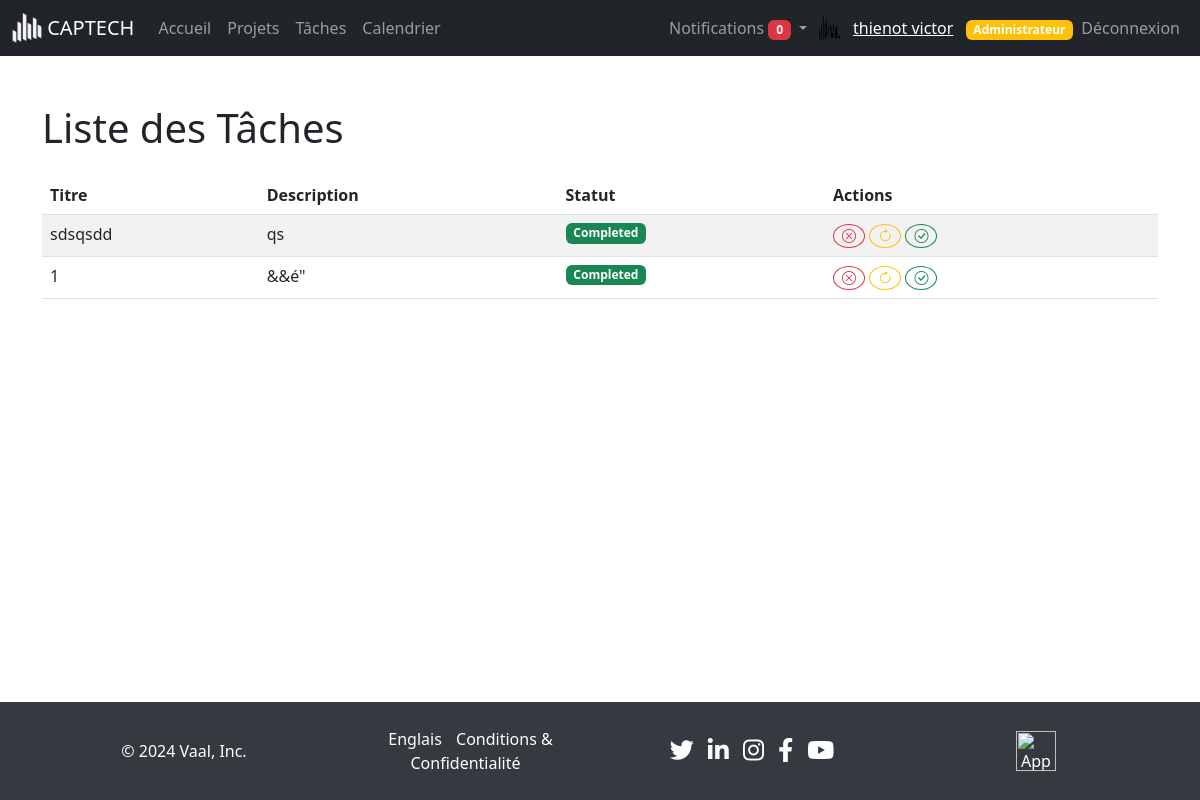
/views/tasks/view.php (signed in), run on the app's committed database.
### tables this page shows
CREATE TABLE `users` (
  `id` int(11) NOT NULL,
  `profile` varchar(255) NOT NULL,
  `nom` varchar(50) NOT NULL,
  `prenom` varchar(255) NOT NULL,
  `email` varchar(100) NOT NULL,
  `password` varchar(255) NOT NULL,
  `role` enum('member','manager','admin') DEFAULT 'member',
  `activation` enum('oui','non') NOT NULL DEFAULT 'non'
);

CREATE TABLE `tasks` (
  `id` int(11) NOT NULL,
  `title` varchar(100) NOT NULL,
  `description` text DEFAULT NULL,
  `status` enum('pending','in_progress','completed') NOT NULL DEFAULT 'pending',
  `start_date` date DEFAULT NULL,
  `end_date` date DEFAULT NULL,
  `project_id` int(11) DEFAULT NULL,
  `assignee_id` int(11) DEFAULT NULL
);

### views/tasks/view.php (the view, shortened to what this page needs)
<?php
include '../../includes/connect.php';
include '../../includes/navbar.php';
$user_id = $_SESSION['user_id'];
$user_role = isset($_SESSION['user_role']) ? $_SESSION['user_role'] : '';
try {
    if ($user_role === 'admin') {
        $projectsStmt = $pdo->query("SELECT id, title, description, end_date FROM Projects");
    } else {
        $projectsStmt = $pdo->prepare("
            SELECT Projects.id, Projects.title, Projects.description, Projects.end_date
            FROM Projects
            JOIN User_Team ON Projects.id = User_Team.project_id
            WHERE User_Team.user_id = ?
        ");
        $projectsStmt->execute([$user_id]);
    }
    $projects = $projectsStmt->fetchAll();
    $tasks = [];
    foreach ($projects as $project) {
        $tasksStmt = $pdo->prepare("SELECT * FROM Tasks WHERE project_id = ?");
        $tasksStmt->execute([$project['id']]);
        $projectTasks = $tasksStmt->fetchAll();
        $tasks = array_merge($tasks, $projectTasks);
    }
} catch (PDOException $e) {
    echo "Erreur : " . $e->getMessage();
    exit;
}
?>
<!DOCTYPE html>
<html lang="fr">
<head>
    <link href="https://cdn.jsdelivr.net/npm/bootstrap@5.3.3/dist/css/bootstrap.min.css" rel="stylesheet">
    <link href="https://cdnjs.cloudflare.com/ajax/libs/bootstrap-icons/1.8.1/font/bootstrap-icons.min.css" rel="stylesheet">
</head>
<body>
<div class="container mt-5">
    <h1 class="mb-4">Liste des Tâches</h1>
    <table class="table table-striped">
        <thead>
            <tr>
                <th>Titre</th>
                <th>Description</th>
                <th>Statut</th>
                <th>Actions</th>
            </tr>
        </thead>
        <tbody>
            <?php if (!empty($tasks)): ?>
                <?php foreach ($tasks as $task): ?>
                    <tr>
                        <td><?php echo htmlspecialchars($task['title']); ?></td>
                        <td><?php echo htmlspecialchars($task['description']); ?></td>
                        <td>
                            <?php if ($task['status'] == 'pending'): ?>
                                <span class="badge bg-danger">Pending</span>
                            <?php elseif ($task['status'] == 'in_progress'): ?>
                                <span class="badge bg-warning text-dark">In Progress</span>
                            <?php elseif ($task['status'] == 'completed'): ?>
                                <span class="badge bg-success">Completed</span>
                            <?php endif; ?>
                        </td>
                        <td>
                            <form method="post" class="d-inline">
                                <button type="submit" name="status" value="pending" class="btn btn-outline-danger btn-sm rounded-circle" title="Pending">
                                    <i class="bi bi-x-circle"></i>
                                </button>
                            </form>
                            <form method="post" class="d-inline">
                                <button type="submit" name="status" value="in_progress" class="btn btn-outline-warning btn-sm rounded-circle" title="In Progress">
                                    <i class="bi bi-arrow-clockwise"></i>
                                </button>
                            </form>
                            <form method="post" class="d-inline">
                                <button type="submit" name="status" value="completed" class="btn btn-outline-success btn-sm rounded-circle" title="Completed">
                                    <i class="bi bi-check-circle"></i>
                                </button>
                            </form>
                        </td>
                    </tr>
                <?php endforeach; ?>
            <?php else: ?>
                <tr>
                    <td colspan="4" class="text-center">Aucune tâche trouvée.</td>
                </tr>
            <?php endif; ?>
        </tbody>
    </table>
</div>
<?php include '../../includes/footer.php'; ?>
</body>
</html>

### includes/navbar.php (shortened to what this page needs)
<?php
include $_SERVER['DOCUMENT_ROOT'].'/Project-Management-App/includes/connect.php';
$user_id = $_SESSION['user_id'];
$stmt = $pdo->prepare("SELECT * FROM users WHERE id = ?");
$stmt->execute([$user_id]);
$user = $stmt->fetch(PDO::FETCH_ASSOC);
$notificationsStmt = $pdo->prepare("SELECT * FROM notifications WHERE user_id = ? AND is_read = 0 ORDER BY created_at DESC");
$notificationsStmt->execute([$user_id]);
$notifications = $notificationsStmt->fetchAll();
$notificationCount = count($notifications);
$user_name = htmlspecialchars($user['nom'] . ' ' . $user['prenom']);
$profile_image = !empty($user['profile']) ? $user['profile'] : 'assets/images/default-profile.png';
$user_role = $user['role'];
?>
<nav class="navbar navbar-expand-lg navbar-dark bg-dark">
    <div class="container-fluid">
        <a class="navbar-brand" href="/Project-Management-App/index.php">
            <img src="/Project-Management-App/assets/images/logo_white.png" alt="Logo" width="30" height="30" class="d-inline-block align-top">
            CAPTECH
        </a>
        <div class="collapse navbar-collapse" id="navbarNav">
            <ul class="navbar-nav me-auto mb-2 mb-lg-0">
                <li class="nav-item">
                    <a class="nav-link" href="/Project-Management-App/dashboard.php">Accueil</a>
                </li>
                <li class="nav-item">
                    <a class="nav-link" href="/Project-Management-App/views/projects/view.php">Projets</a>
                </li>
                <li class="nav-item">
                    <a class="nav-link" href="/Project-Management-App/views/tasks/view.php">Tâches</a>
                </li>
                <li class="nav-item">
                    <a class="nav-link" href="/Project-Management-App/views/calendar/view.php">Calendrier</a>
                </li>
            </ul>
            <ul class="navbar-nav ms-auto mb-2 mb-lg-0 align-items-center">
                <li class="nav-item dropdown">
                    <a class="nav-link dropdown-toggle" href="#" id="notificationsDropdown" role="button" data-bs-toggle="dropdown" aria-expanded="false">
                        Notifications <span class="badge bg-danger"><?php echo $notificationCount; ?></span>
                    </a>
                </li>
                <li class="nav-item d-flex align-items-center">
                    <img src="/Project-Management-App/<?php echo htmlspecialchars($profile_image); ?>" alt="Profile Image" width="30" height="30" class="rounded-circle me-2">
                    <span class="navbar-text">
                        <a href="/Project-Management-App/views/auth/profile.php"><?php echo $user_name; ?></a>
                        <?php if ($user_role === 'admin'): ?>
                            <span class="badge bg-warning text-dark ms-2"><a href="../Project-Management-App/dashboard_admin.php" style="text-decoration: none;">Administrateur</a></span>
                        <?php endif; ?>
                    </span>
                </li>
                <li class="nav-item">
                    <a class="nav-link" href="/Project-Management-App/includes/logout.php">Déconnexion</a>
                </li>
            </ul>
        </div>
    </div>
</nav>

### includes/footer.php (style rules this page uses)
body { display: flex; flex-direction: column; min-height: 100vh; margin: 0; }

### data on the page
users: profile (picture), user_name "thienot victor"
tasks: title "sdsqsdd", description "qs", status "Completed"
tasks: title "1", description "&&é\"", status "Completed"

### other printed values
$notificationCount "0"
